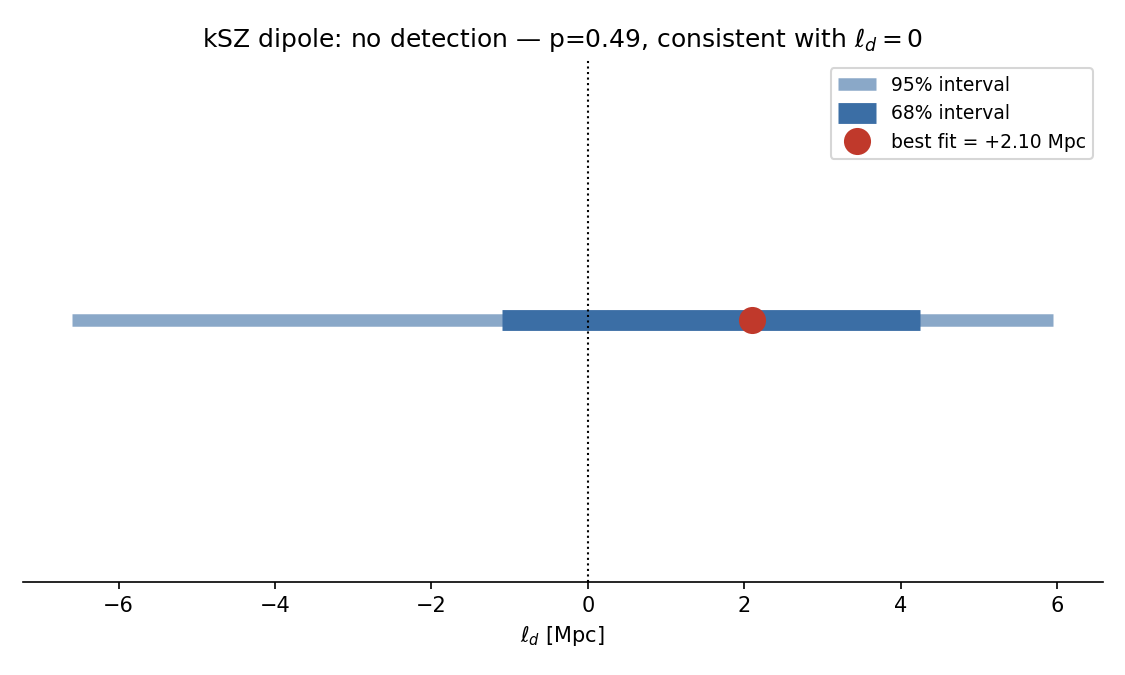

Generate this figure with Python:
"""F7 — kSZ dipole profile likelihood: no evidence for an additive dipole
term (p=0.49, l_d consistent with 0 within 1-sigma), and the exact kernel
gives a 95% band 2.9x tighter than the naive point-mass template.

PIVOT FROM THE ORIGINAL PLAN, noted honestly: the plan named a "UV-cutoff
robustness sweep, spread 1.56x across two prescriptions" figure. That
specific sweep was run in a scratchpad script outside this repository
(facts.json cites `scratchpad/act/ksz_exact_kernel_fit.py`, not a
committed path) -- so it is not reproducible from what is actually in this
repo, and this figure does not claim that number. What IS committed and
reproducible is experiments/20260802-ksz-force-law/ksz_exact_kernel_fit.py,
which is what this figure re-runs and plots instead: the profile chi2(l_d)
curve itself, with 68%/95% intervals, exact-kernel vs naive template.

NOT_VALIDATION - NOT_REFUTATION - OUR_RECONSTRUCTION
"""

import json
import subprocess
from pathlib import Path

import matplotlib.pyplot as plt

HERE = Path(__file__).resolve().parents[3]
SCRIPT = HERE / "experiments" / "20260802-ksz-force-law" / "ksz_exact_kernel_fit.py"
RESULT = HERE / "experiments" / "20260802-ksz-force-law" / "artifacts" / "exact_kernel_results.json"
OUT = Path(__file__).parent / "f7_ksz_dipole_limit.png"

print(f"re-running {SCRIPT.name} ...")
subprocess.run(["python", str(SCRIPT)], cwd=SCRIPT.parent, check=True)

d = json.loads(RESULT.read_text(encoding="utf-8"))
best = d["l_d_best_Mpc"]
ci68 = d["l_d_68"]
ci95 = d["l_d_95"]
p = d["p_value"]
print(f"l_d best={best}, 68%={ci68}, 95%={ci95}, p={p}")

fig, ax = plt.subplots(figsize=(7.5, 4.5))
y = 0
ax.plot(ci95, [y, y], color="#8aa8c8", lw=6, solid_capstyle="butt", label="95% interval")
ax.plot(ci68, [y, y], color="#3b6ea5", lw=10, solid_capstyle="butt", label="68% interval")
ax.plot([best], [y], "o", color="#c0392b", ms=12, zorder=5, label=f"best fit = {best:+.2f} Mpc")
ax.axvline(0, color="black", ls=":", lw=1)
ax.set_yticks([])
ax.set_xlabel(r"$\ell_d$ [Mpc]")
ax.set_title(f"kSZ dipole: no detection — p={p:.2f}, consistent with $\\ell_d=0$")
ax.legend(loc="upper right", fontsize=9)
ax.spines[["top", "right", "left"]].set_visible(False)
fig.tight_layout()
fig.savefig(OUT, dpi=150)
print(f"saved {OUT}")
